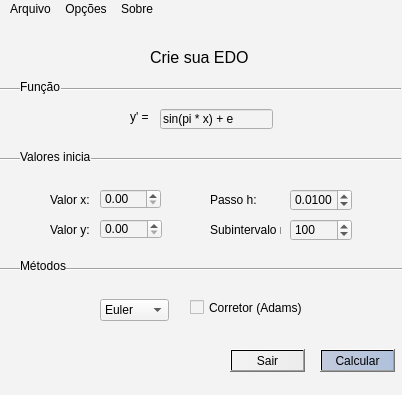
<?xml version="1.0" encoding="UTF-8"?>
<ui version="4.0">
 <class>Interface</class>
 <widget class="QMainWindow" name="Interface">
  <property name="geometry">
   <rect>
    <x>0</x>
    <y>0</y>
    <width>402</width>
    <height>395</height>
   </rect>
  </property>
  <property name="windowTitle">
   <string>Interface</string>
  </property>
  <property name="styleSheet">
   <string notr="true">background-color: rgb(243,243,243);</string>
  </property>
  <widget class="QWidget" name="centralWidget">
   <widget class="QPushButton" name="botaoCalcular">
    <property name="geometry">
     <rect>
      <x>320</x>
      <y>330</y>
      <width>75</width>
      <height>23</height>
     </rect>
    </property>
    <property name="styleSheet">
     <string notr="true">background-color: qlineargradient(spread:pad, x1:0, y1:0, x2:1, y2:0, stop:0 rgba(196, 202, 221, 255), stop:1 rgba(175, 193, 219, 255));</string>
    </property>
    <property name="text">
     <string>Calcular</string>
    </property>
   </widget>
   <widget class="QPushButton" name="botaoSair">
    <property name="geometry">
     <rect>
      <x>230</x>
      <y>330</y>
      <width>75</width>
      <height>23</height>
     </rect>
    </property>
    <property name="styleSheet">
     <string notr="true">background-color: qlineargradient(spread:pad, x1:0, y1:0, x2:1, y2:0, stop:0 rgba(243, 243, 243, 255), stop:1 rgba(236, 236, 236, 255));</string>
    </property>
    <property name="text">
     <string>Sair</string>
    </property>
   </widget>
   <widget class="Line" name="line">
    <property name="geometry">
     <rect>
      <x>0</x>
      <y>240</y>
      <width>411</width>
      <height>20</height>
     </rect>
    </property>
    <property name="styleSheet">
     <string notr="true">color: rgb(196, 202, 221);</string>
    </property>
    <property name="orientation">
     <enum>Qt::Horizontal</enum>
    </property>
   </widget>
   <widget class="QDoubleSpinBox" name="valorX">
    <property name="geometry">
     <rect>
      <x>100</x>
      <y>170</y>
      <width>61</width>
      <height>20</height>
     </rect>
    </property>
   </widget>
   <widget class="QDoubleSpinBox" name="valorH">
    <property name="geometry">
     <rect>
      <x>290</x>
      <y>170</y>
      <width>62</width>
      <height>22</height>
     </rect>
    </property>
    <property name="suffix">
     <string/>
    </property>
    <property name="decimals">
     <number>4</number>
    </property>
    <property name="maximum">
     <double>9999.000000000000000</double>
    </property>
    <property name="singleStep">
     <double>0.010000000000000</double>
    </property>
    <property name="value">
     <double>0.010000000000000</double>
    </property>
   </widget>
   <widget class="QDoubleSpinBox" name="valorY">
    <property name="geometry">
     <rect>
      <x>100</x>
      <y>200</y>
      <width>62</width>
      <height>20</height>
     </rect>
    </property>
   </widget>
   <widget class="QDoubleSpinBox" name="valorN">
    <property name="geometry">
     <rect>
      <x>290</x>
      <y>200</y>
      <width>62</width>
      <height>22</height>
     </rect>
    </property>
    <property name="decimals">
     <number>0</number>
    </property>
    <property name="maximum">
     <double>99999.000000000000000</double>
    </property>
    <property name="singleStep">
     <double>1.000000000000000</double>
    </property>
    <property name="value">
     <double>100.000000000000000</double>
    </property>
   </widget>
   <widget class="QLabel" name="label">
    <property name="geometry">
     <rect>
      <x>20</x>
      <y>60</y>
      <width>41</width>
      <height>16</height>
     </rect>
    </property>
    <property name="text">
     <string>Função</string>
    </property>
   </widget>
   <widget class="Line" name="line_2">
    <property name="geometry">
     <rect>
      <x>0</x>
      <y>60</y>
      <width>401</width>
      <height>20</height>
     </rect>
    </property>
    <property name="styleSheet">
     <string notr="true">color: rgb(196, 202, 221);</string>
    </property>
    <property name="orientation">
     <enum>Qt::Horizontal</enum>
    </property>
   </widget>
   <widget class="QLabel" name="label_2">
    <property name="geometry">
     <rect>
      <x>20</x>
      <y>130</y>
      <width>71</width>
      <height>16</height>
     </rect>
    </property>
    <property name="text">
     <string>Valores iniciais</string>
    </property>
   </widget>
   <widget class="Line" name="line_3">
    <property name="geometry">
     <rect>
      <x>0</x>
      <y>130</y>
      <width>401</width>
      <height>20</height>
     </rect>
    </property>
    <property name="styleSheet">
     <string notr="true">color: rgb(196, 202, 221);</string>
    </property>
    <property name="orientation">
     <enum>Qt::Horizontal</enum>
    </property>
   </widget>
   <widget class="QLabel" name="label_3">
    <property name="geometry">
     <rect>
      <x>20</x>
      <y>240</y>
      <width>46</width>
      <height>13</height>
     </rect>
    </property>
    <property name="text">
     <string>Métodos</string>
    </property>
   </widget>
   <widget class="QLabel" name="label_4">
    <property name="geometry">
     <rect>
      <x>130</x>
      <y>90</y>
      <width>21</width>
      <height>16</height>
     </rect>
    </property>
    <property name="text">
     <string>y' = </string>
    </property>
   </widget>
   <widget class="QLineEdit" name="funcao">
    <property name="geometry">
     <rect>
      <x>160</x>
      <y>90</y>
      <width>113</width>
      <height>20</height>
     </rect>
    </property>
    <property name="text">
     <string>sin(pi * x) + e</string>
    </property>
   </widget>
   <widget class="QComboBox" name="comboMetodo">
    <property name="geometry">
     <rect>
      <x>100</x>
      <y>280</y>
      <width>69</width>
      <height>22</height>
     </rect>
    </property>
    <item>
     <property name="text">
      <string>Euler</string>
     </property>
    </item>
    <item>
     <property name="text">
      <string>RK-2</string>
     </property>
    </item>
    <item>
     <property name="text">
      <string>RK-3</string>
     </property>
    </item>
    <item>
     <property name="text">
      <string>RK-4</string>
     </property>
    </item>
   </widget>
   <widget class="QLabel" name="label_5">
    <property name="geometry">
     <rect>
      <x>50</x>
      <y>170</y>
      <width>46</width>
      <height>21</height>
     </rect>
    </property>
    <property name="text">
     <string>Valor x:</string>
    </property>
   </widget>
   <widget class="QLabel" name="label_6">
    <property name="geometry">
     <rect>
      <x>50</x>
      <y>200</y>
      <width>46</width>
      <height>21</height>
     </rect>
    </property>
    <property name="text">
     <string>Valor y:</string>
    </property>
   </widget>
   <widget class="QLabel" name="label_7">
    <property name="geometry">
     <rect>
      <x>210</x>
      <y>170</y>
      <width>46</width>
      <height>21</height>
     </rect>
    </property>
    <property name="text">
     <string>Passo h:</string>
    </property>
   </widget>
   <widget class="QLabel" name="label_8">
    <property name="geometry">
     <rect>
      <x>210</x>
      <y>200</y>
      <width>71</width>
      <height>21</height>
     </rect>
    </property>
    <property name="text">
     <string>Subintervalo n:</string>
    </property>
   </widget>
   <widget class="QLabel" name="label_9">
    <property name="geometry">
     <rect>
      <x>150</x>
      <y>30</y>
      <width>111</width>
      <height>16</height>
     </rect>
    </property>
    <property name="font">
     <font>
      <pointsize>12</pointsize>
     </font>
    </property>
    <property name="text">
     <string>Crie sua EDO</string>
    </property>
   </widget>
   <widget class="QCheckBox" name="isCorretor">
    <property name="geometry">
     <rect>
      <x>190</x>
      <y>280</y>
      <width>141</width>
      <height>17</height>
     </rect>
    </property>
    <property name="text">
     <string>Corretor (Adams)</string>
    </property>
   </widget>
   <zorder>botaoCalcular</zorder>
   <zorder>botaoSair</zorder>
   <zorder>line</zorder>
   <zorder>valorX</zorder>
   <zorder>valorH</zorder>
   <zorder>valorY</zorder>
   <zorder>valorN</zorder>
   <zorder>line_2</zorder>
   <zorder>line_3</zorder>
   <zorder>label_2</zorder>
   <zorder>label_3</zorder>
   <zorder>label</zorder>
   <zorder>label_4</zorder>
   <zorder>funcao</zorder>
   <zorder>comboMetodo</zorder>
   <zorder>label_5</zorder>
   <zorder>label_6</zorder>
   <zorder>label_7</zorder>
   <zorder>label_8</zorder>
   <zorder>label_9</zorder>
   <zorder>isCorretor</zorder>
  </widget>
  <widget class="QStatusBar" name="statusBar"/>
  <widget class="QMenuBar" name="menuBar">
   <property name="geometry">
    <rect>
     <x>0</x>
     <y>0</y>
     <width>402</width>
     <height>21</height>
    </rect>
   </property>
   <widget class="QMenu" name="menuArquivo">
    <property name="title">
     <string>Arquivo</string>
    </property>
    <addaction name="actionSair"/>
   </widget>
   <widget class="QMenu" name="menuSobre">
    <property name="title">
     <string>Sobre</string>
    </property>
    <addaction name="actionQuem_Somos"/>
   </widget>
   <widget class="QMenu" name="menuOp_es">
    <property name="title">
     <string>Opções</string>
    </property>
    <addaction name="actionFun_o"/>
   </widget>
   <addaction name="menuArquivo"/>
   <addaction name="menuOp_es"/>
   <addaction name="menuSobre"/>
  </widget>
  <action name="actionSair">
   <property name="text">
    <string>Sair</string>
   </property>
  </action>
  <action name="actionQuem_Somos">
   <property name="text">
    <string>Quem Somos</string>
   </property>
  </action>
  <action name="actionFun_o">
   <property name="text">
    <string>Função</string>
   </property>
  </action>
 </widget>
 <layoutdefault spacing="6" margin="11"/>
 <resources/>
 <connections/>
</ui>
